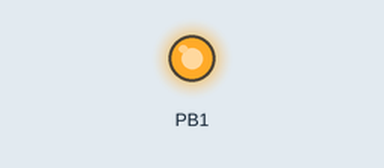
Bench run of a program on a simulated ATtiny85, built with avr-gcc and emulated at 8 MHz. On the bench: output pins drawn as LEDs (lit = HIGH).

Above: at 0.5 s.
At 4.2 s:
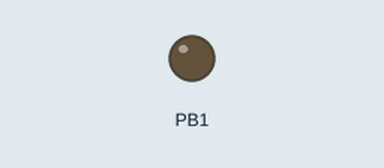
Timing chart, 0 to 5.2 s (numbered marks = the images above):
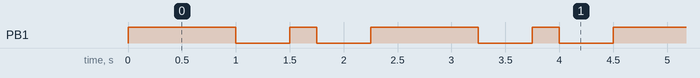

Measured:
- by itself, PB1: repeats every 2.3 s: LOW 0.50 s, HIGH 0.25 s, LOW 0.50 s, HIGH 1.0 s
- by itself, everything shown: repeats every 2.3 s, in 4 steps

The program:

main.c
```c
#define F_CPU 8000000UL
#include <avr/io.h>
#include <util/delay.h>

volatile uint8_t data = 66;

volatile uint8_t debugger_flags __attribute__((section(".dbgdata"))) __attribute__((align(2)));
volatile uint8_t * buffer __attribute__((section(".dbgdata"))) __attribute__((align(2)));

volatile uint32_t bss;

int main(void){
	debugger_flags = 0;
	buffer = ((uint8_t *) 0x0070) - 10;
	bss = 63;

	data = data + 1;

	DDRB |= (1 << PINB1);	// PB1 is output
	PORTB &= ~(1 << PINB1); //off

	unsigned char i = 0;
	while(1){
		PORTB |= (1 << PINB1); //on
		if(i % 2)
			_delay_ms(250);
		else
			_delay_ms(1000);
		PORTB &= ~(1 << PINB1);
		_delay_ms(500);
		i++;
	}
	return 0;
}
```
